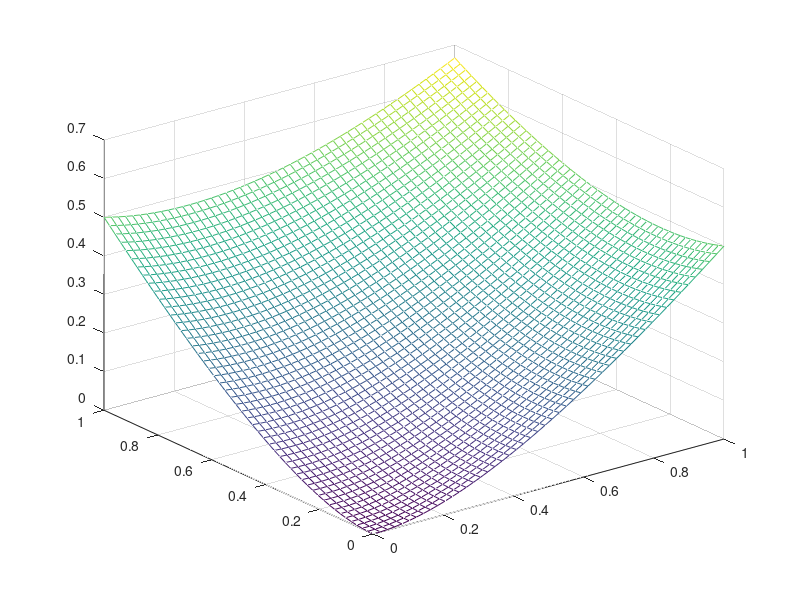

Reproduce this figure in MATLAB.
x1 = linspace(1,3,100);
plot(x1,sin(x1).*exp(sqrt(x1)))

t1 = linspace(0,2*pi,100);
plot(t1,[sin(t1); cos(t1)])

[x2,y2] = meshgrid(linspace(0,1,50),linspace(0,1,50));
mesh(x2,y2,(x2.^2 + y2.^2)./(1 + x2 + y2))